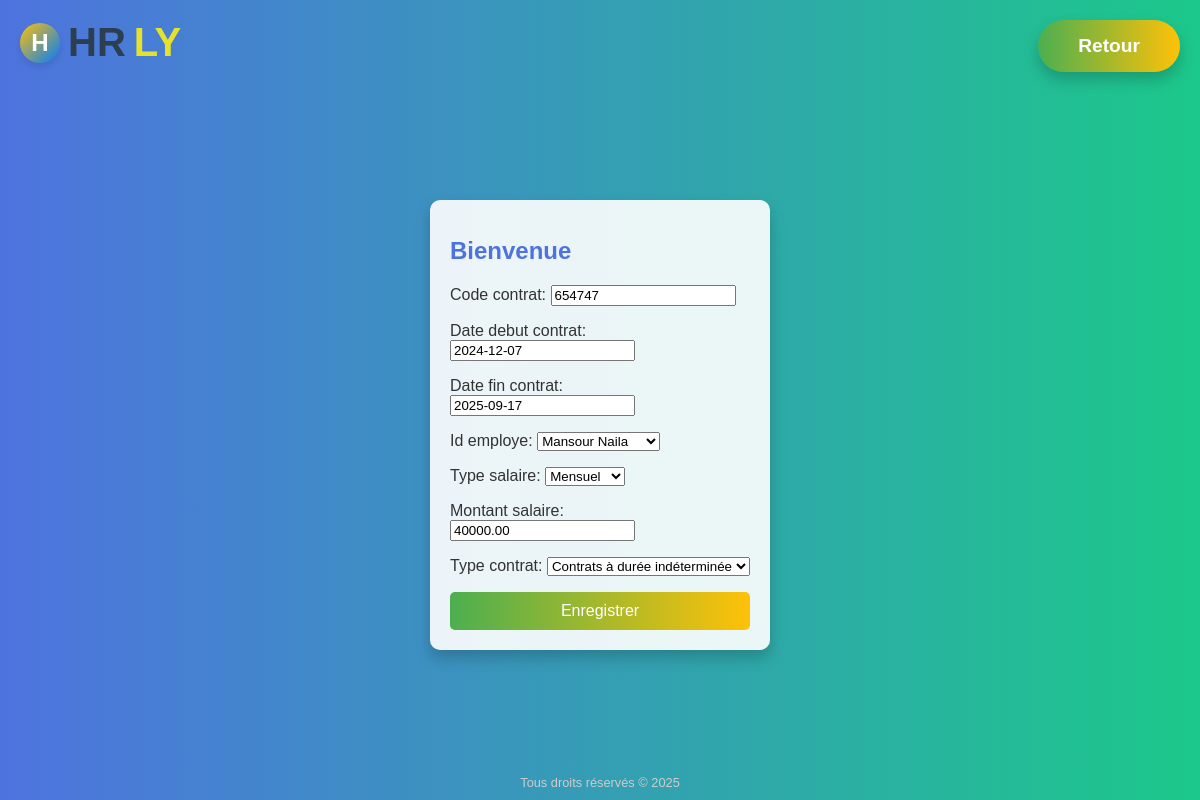
Page /main/10/editcontract/ on the committed database.
### projectapp/models.py (models this page shows, shortened)
class Contract(models.Model):
    TYPE_CHOICES_CONTRATS=[
        ('CDI','Contrats à durée indéterminée'),
        ('CDD','contrats à durée déterminée'),
        ('STAGE','stage'),
    ]
    code_contrat = models.CharField(max_length=100)
    date_debut_contrat=models.DateField()
    date_fin_contrat=models.DateField()
    type_contrat=models.CharField(max_length=20,choices=TYPE_CHOICES_CONTRATS)
    id_employe=models.ForeignKey(Employe,on_delete=models.CASCADE)
    type_salaire = models.CharField(
        max_length=10,
        choices=[('mensuel', 'Mensuel'), ('quotidien', 'Quotidien')],
        default='mensuel'
    )
    montant_salaire = models.DecimalField(max_digits=10, decimal_places=2)

### projectapp/views.py (the view)
# urls.py: path('<int:pk>/editcontract/', views.contract_update, name='contract_update'),
def contract_update(request, pk):
    contrat = get_object_or_404(Contract, pk=pk)
    if request.method == "POST":
        form = ContractForm(request.POST, instance=contrat)
        if form.is_valid():
            form.save()
            return redirect('gestion_contrat')
    else:
        form = ContractForm(instance=contrat)
    return render(request, 'rh/contrats/contrat_form.html', {'form': form})

### projectapp/forms.py
class ContractForm(forms.ModelForm):
    class Meta:
        model = Contract
        fields = ['code_contrat', 'date_debut_contrat', 'date_fin_contrat', 'id_employe', 'type_salaire', 'montant_salaire','type_contrat']

### projectapp/models.py (called while the page is built)
    def __str__(self):
        return f"{self.nom} {self.prenom}"

### projectapp/templates/rh/contrats/contrat_form.html (shortened to what this page needs)
<!DOCTYPE html>
<html lang="fr">
<head>
</head>
<body>
  <div class="logo">
    <div class="logo-icon">H</div>
    <span>HR</span><span>ly</span>
  </div>
  <a class="btn-retour" href="index.html">Retour</a>
  <div class="form-container">
    <h1>Bienvenue</h1>
    <form method="post">
      {{ form.as_p }}
      <button type="submit">Enregistrer</button>
    </form>
  </div>
  <footer>
    Tous droits réservés © 2025
  </footer>
</body>
</html>

### projectapp/templates/rh/contrats/contrat_form.html (style rules this page uses)
body { font-family: 'Arial', sans-serif; margin: 0; padding: 0; background: linear-gradient(to right, #4e73df, #1cc88a); color: #333; text-align: center; display: flex; flex-direction: column; justify-content: center; align-items: center; height: 100vh; }
.logo { position: absolute; top: 20px; left: 20px; display: flex; align-items: center; gap: 8px; font-size: 2.5rem; font-weight: 600; color: #2c3e50; text-transform: uppercase; }
.logo span:last-child { color: #e6e12b; }
.logo-icon { width: 40px; height: 40px; background: linear-gradient(135deg, #FFC107, #007BFF); border-radius: 50%; display: flex; justify-content: center; align-items: center; font-size: 1.5rem; color: #fff; font-weight: bold; box-shadow: 0 4px 6px rgba(0, 0, 0, 0.1); }
.btn-retour { position: absolute; top: 20px; right: 20px; display: inline-block; padding: 15px 40px; font-size: 1.2rem; font-weight: bold; color: #fff; text-decoration: none; border-radius: 50px; background: linear-gradient(90deg, #4CAF50, #FFC107); transition: all 0.3s ease; box-shadow: 0 8px 15px rgba(0, 0, 0, 0.2); cursor: pointer; }
.form-container { margin-top: 50px; background: rgba(255, 255, 255, 0.9); padding: 20px; border-radius: 10px; box-shadow: 0 8px 15px rgba(0, 0, 0, 0.2); text-align: left; width: 300px; }
.form-container h1 { font-size: 1.5rem; margin-bottom: 20px; color: #4e73df; }
.form-container button { width: 100%; padding: 10px; font-size: 1rem; color: #fff; background: linear-gradient(90deg, #4CAF50, #FFC107); border: none; border-radius: 5px; cursor: pointer; transition: all 0.3s ease; }
footer { position: absolute; bottom: 10px; font-size: 0.8rem; color: #ccc; text-align: center; width: 100%; }

### rows in the picture
Contract: code_contrat "654747", date_debut_contrat "2024-12-07", date_fin_contrat "2025-09-17", id_employe "Mansour Naila", type_salaire "Mensuel", montant_salaire "40000.00", type_contrat "Contrats à durée indéterminée"
